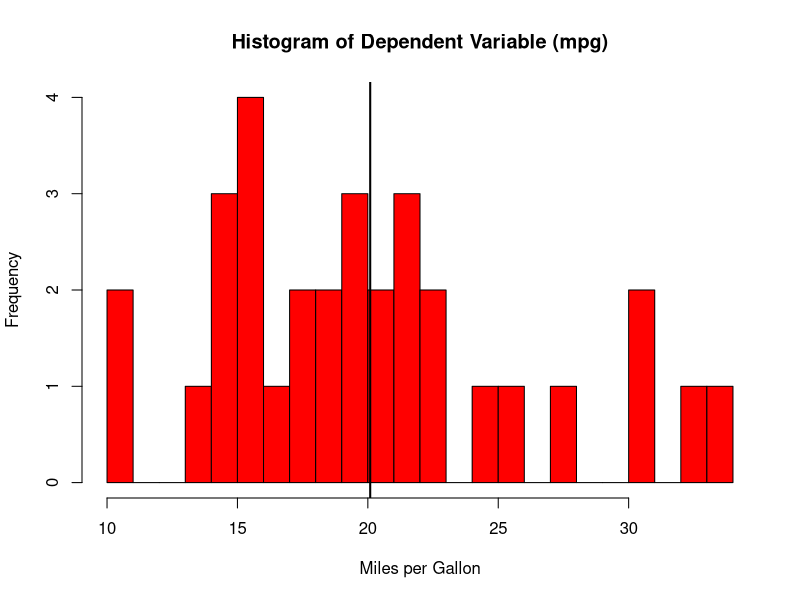
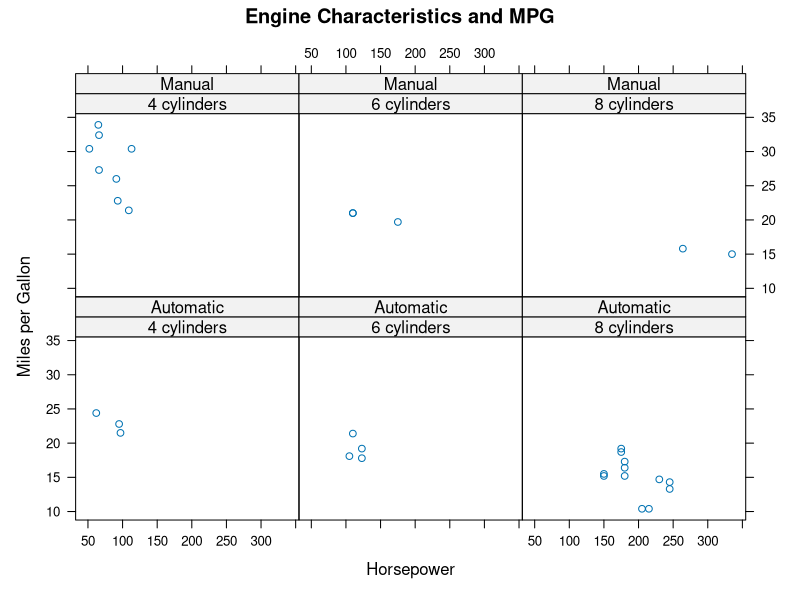
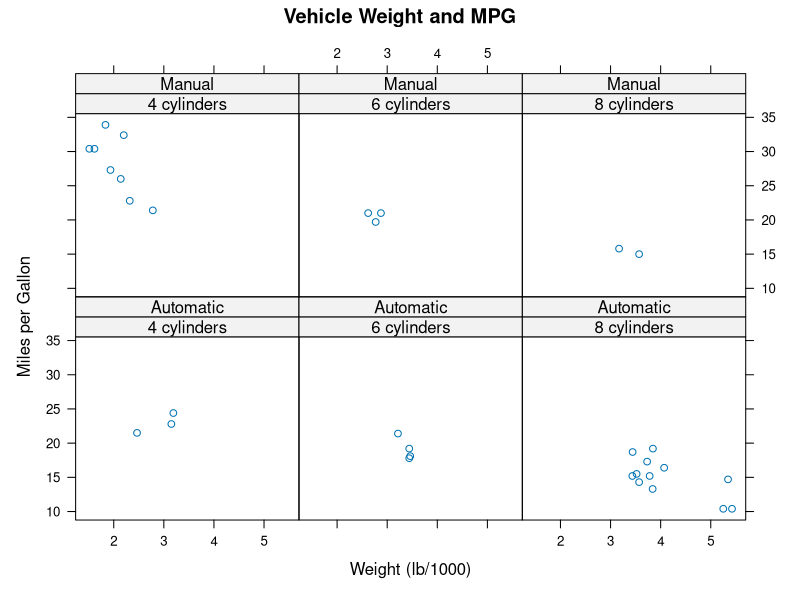

Write R code to recreate these figures, in order.
## ---- chunk 1
library(datasets)
library(lattice)
data(mtcars)
## ---- chunk 2
summary(mtcars)
## ---- chunk 3
hist(mtcars$mpg,breaks=32,col="red",main="Histogram of Dependent Variable (mpg)",xlab="Miles per Gallon")
abline(v=mean(mtcars$mpg),lwd=2)
shapiro.test(mtcars$mpg)
## ---- chunk 4
mtcars$am <- as.factor(mtcars$am)
levels(mtcars$am) <- c("Automatic","Manual")
mtcars$cyl <- as.factor(mtcars$cyl)
levels(mtcars$cyl) <- c("4 cylinders","6 cylinders","8 cylinders")
xyplot(mpg~hp|cyl*am,data=mtcars,ylab="Miles per Gallon",xlab="Horsepower",main="Engine Characteristics and MPG")
## ---- chunk 5
xyplot(mpg~wt|cyl*am,data=mtcars,ylab="Miles per Gallon",xlab="Weight (lb/1000)",main="Vehicle Weight and MPG")
